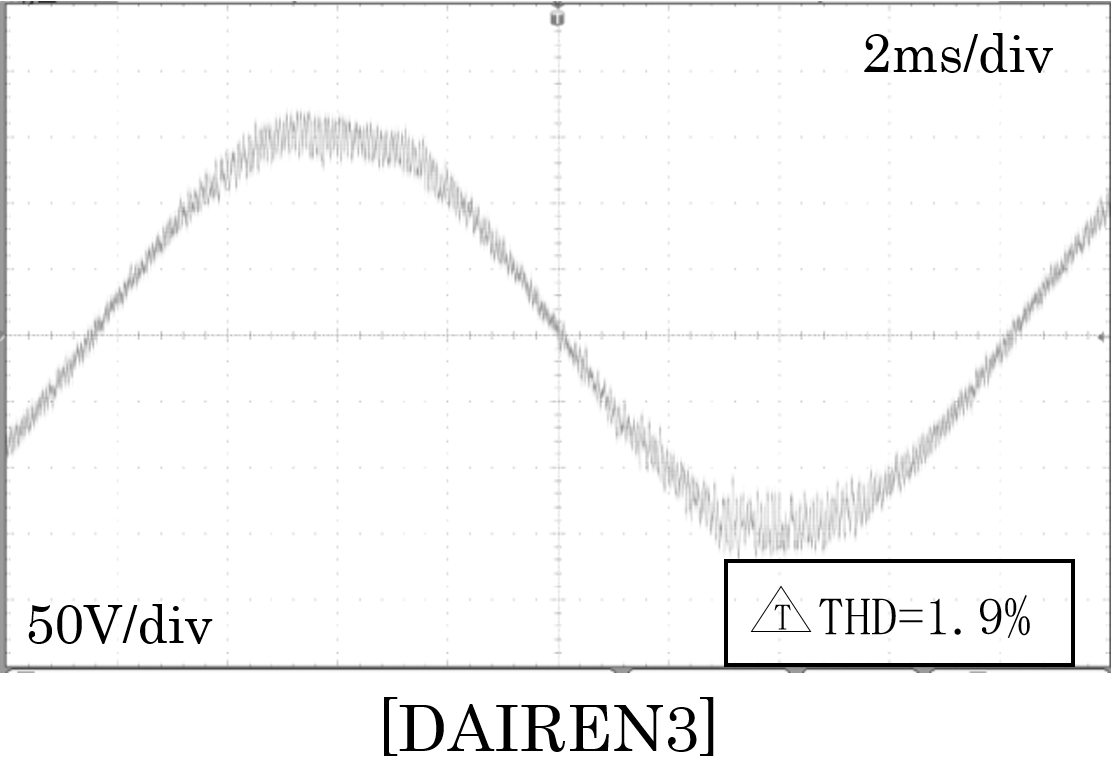
#> input picture gw_signal_recovery/input/0QD8imz4.png, 1113 x 761 px, found by its file name; its folder holds only this picture in this run
$ python gw_signal_rescovery.py   (older library calls are emulated)
#> lines starting #> are read from the running program, lines starting #| are printed output that depends on the picture; after the words box and inside, x2 and y2 are one past the last pixel; in counts of white or black regions, pixels touching at a corner belong together
from os.path import isfile, join
from os import listdir
import matplotlib.pyplot as plt
import numpy as np
from PIL import Image
from PIL import ImageFilter

import cv2   # if not found,try pip install opencv-python
import os

print("Change the current working directory to path:", os.path.dirname(__file__))
os.chdir(os.path.dirname(__file__))

onlyfiles = [f for f in listdir("./input") if isfile(join("./input", f))]

print(onlyfiles)
'''
3YljKfLQ.png
4B2Dcn2o.png
8dJosPug.png
8uS7qspI.png
buY6cs6U.png
Clqh9OD0.png
DH1QeME4.png
jyicdNJM.png
KsJUDLN0.png
m-GNRpbw.png
TO5-rs9o.png
u4J8dZ7o.png
VvCGeC4o.png
'''

# 將波形以外的背景填成白色


def floodfill_image(image, power):
    copyImage = image.copy()  # 複製原圖像
    h, w = image.shape[:2]  # 讀取圖像的寬和高
    mask = np.zeros([h+2, w+2], np.uint8)  # 新建圖像矩陣 +2是官方函數要求

    cv2.floodFill(copyImage, mask, (517, 260), (255, 255, 255), (power,
                                                                 power, power), (power, power, power), cv2.FLOODFILL_FIXED_RANGE)
    #cv.imshow("floodFill", copyImage)
    return copyImage

# 將canny最後結果填上白色


def result_image(image):
    copyImage = image.copy()
    rows, cols = copyImage.shape
    tmp_top = 0
    tmp_down = 0
    tmp_col = 0
    # 圖片大小
    # print(str(rows),",",str(cols))
    wait_draw = False
    for i in range(cols):
        top = 0
        down = rows
        for j in range(rows):
            k = copyImage[j, i]
            if(k > 100):
                if (j > top):
                    top = j
                if (j < down):
                    down = j
        if(down - top > rows/2):
            wait_draw = True
            #cv2.line(copyImage, (i, tmp_top),(i, tmp_down), (255, 255, 255), 1)
            #print("top =" + str(tmp_top) +",down ="+str(tmp_down))

        else:
            if(wait_draw):
                wait_draw = False
                '''
                cv2.line(copyImage, (tmp_col,tmp_down ),
                     (i, down), (255, 255, 255), 1)
                cv2.line(copyImage, (tmp_col,tmp_top ),
                     (i, top), (255, 255, 255), 1)
                '''
                cv2.line(copyImage, (tmp_col, int((tmp_down + tmp_top)/2)),
                         (i, int((top + down)/2)), (255, 255, 255), 1)

            cv2.line(copyImage, (i, top), (i, down), (255, 255, 255), 1)
            tmp_top = top
            tmp_down = down
            tmp_col = i

    return copyImage


def cv2_show_img(title, img, is_save):
    cv2.imshow(title, img)
    if(is_save):
        cv2.imwrite("output\\" + title, img)


index = 0
# === main ===
for file in onlyfiles:
    src = cv2.imread("input\\" + file)
#> src is the input picture: shape (761, 1113, 3); min 0, max 255, mean 246.6
    H, W, channels = src.shape
#> H = 761; W = 1113; channels = 3

    # 裁切區域的 x 與 y 座標（左上角）
    x = 10
    y = 90

    # （右下角）
    x1 = W-30
#> x1 = 1083
    y1 = 545
    crop_img = src[y:y1, x:x1]
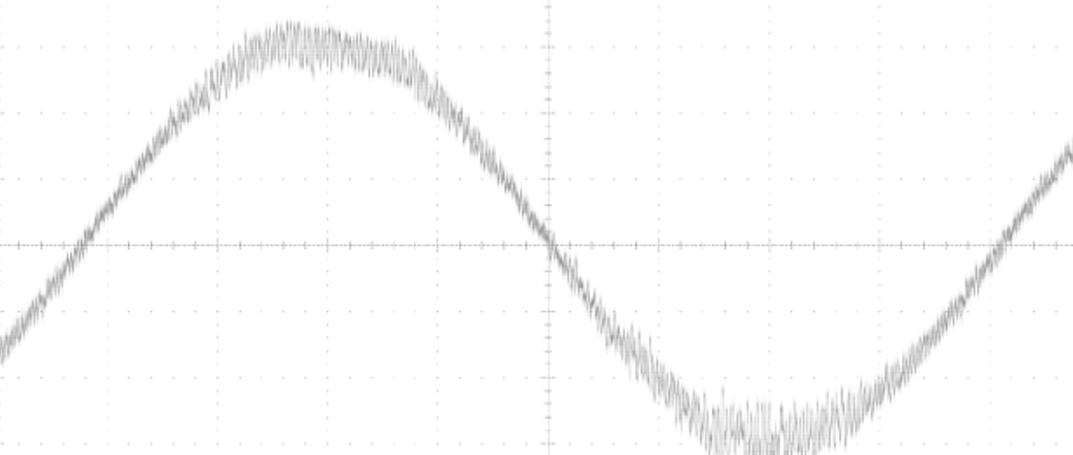
#> crop_img: shape (455, 1073, 3); min 145, max 255, mean 251.6
    cv2_show_img(str(index) + "_1_original_" + file, src, True)

    #cv2.imshow("crop_img", crop_img)

    # flood fill 邊緣偵測
    ff_img = floodfill_image(crop_img, 35)
#> in floodfill_image, `cv2.floodFill(copyImage, mask, (517, 260), (255, 255, 255), (power, po..`: copyImage: shape (455, 1073, 3); 8.67% of pixels changed, all inside (x1, y1, x2, y2) = (0, 0, 1073, 455)
    #cv2.imshow("floodfill", ff_img)

    # blur 模糊
    blur = cv2.blur(ff_img, (5, 5))  # 中型圖片
    #cv2.imshow("blur", blur)

    # kernel 銳化
    kernel = np.array([[0, -1, 0], [-1, 5, -1], [0, -1, 0]], np.float32)
    kernel_img = cv2.filter2D(blur, -1, kernel=kernel)
    #cv2.imshow("kernel", kernel_img)

    # canny 邊緣偵測
    canny = cv2.Canny(kernel_img, 100, 200)
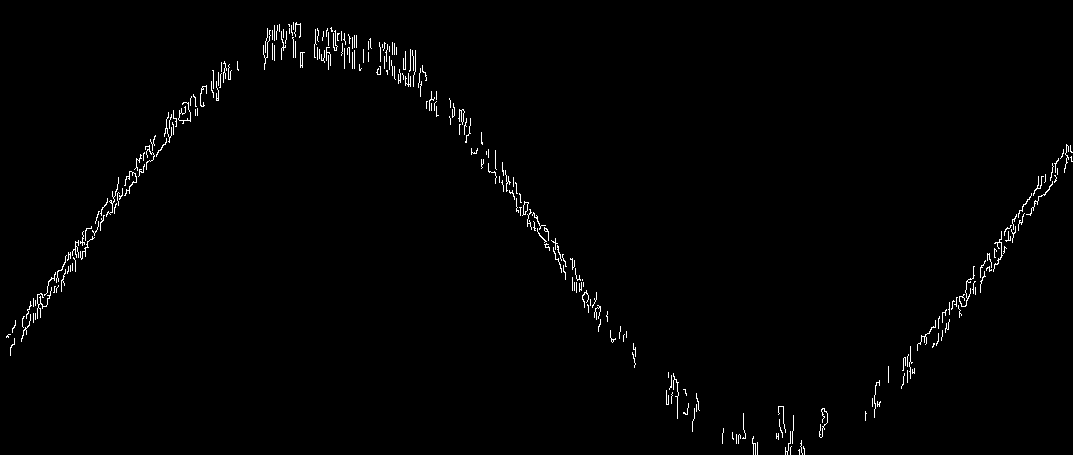
#> canny: shape (455, 1073); 1.1% white in thin lines or dots
    cv2_show_img(str(index) + "_2_canny_" + file, canny, True)

    # sobel 邊緣偵測(未使用)
    '''
    Gx = cv2.Sobel(blur,cv2cv.CV_16S,1,0)
    Gy = cv2.Sobel(blur,cv2.CV_16S,0,1)

    absX = cv2.convertScaleAbs(Gx)
    absY = cv2.convertScaleAbs(Gy)

    dst = cv2.addWeighted(absX,0.5,absY,0.5,0)

    cv2.imshow("absX", absX)
    cv2.imshow("absY", absY)
    cv2.imshow("sobel", dst)
    '''

    result_img = result_image(canny)
#> after the loop in result_image, `for i in range(cols):`:
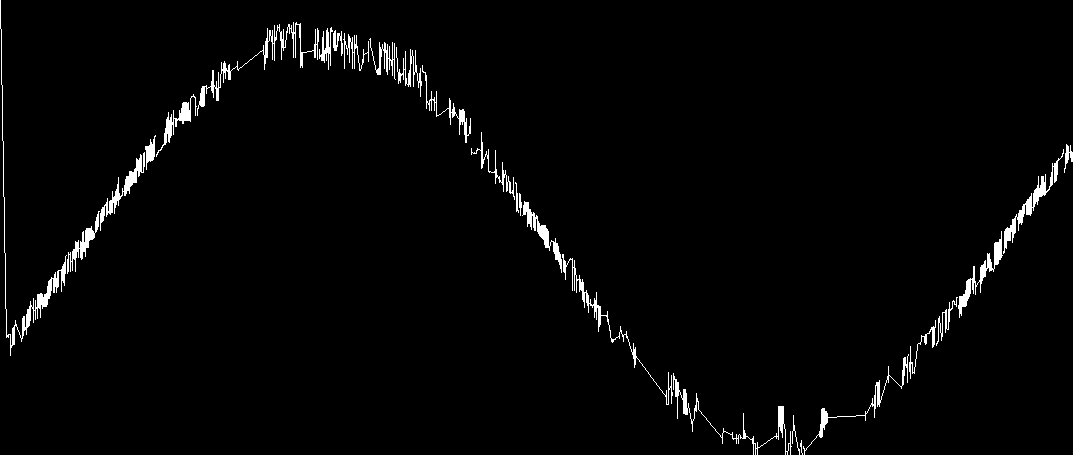
#> copyImage: shape (455, 1073); 2.2% white; 26 white regions (1 under 20 px), largest, box (x1, y1, x2, y2) and area: (0, 0, 67, 356) 1103, (197, 22, 319, 116) 1019, (1003, 149, 1064, 254) 790
    cv2_show_img(str(index) + "_3_result_" + file, result_img, True)

    # 按任一鍵繼續下一張
    cv2.waitKey(0)
    cv2.destroyAllWindows()
    index += 1

$ run again, on gw_signal_recovery/input/8uS7qspI.png
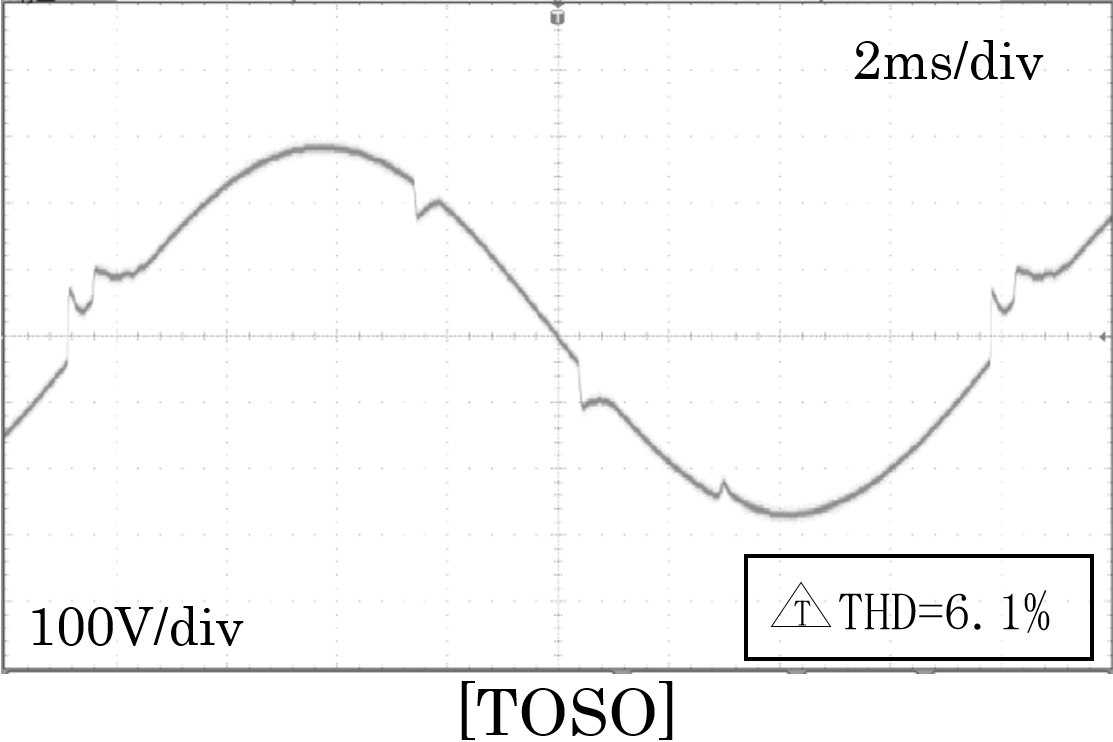
#> input picture gw_signal_recovery/input/8uS7qspI.png, 1113 x 742 px, found by its file name
#> src is the input picture: shape (742, 1113, 3); min 0, max 255, mean 247.6
#> `canny = cv2.Canny(kernel_img, 100, 200)`:
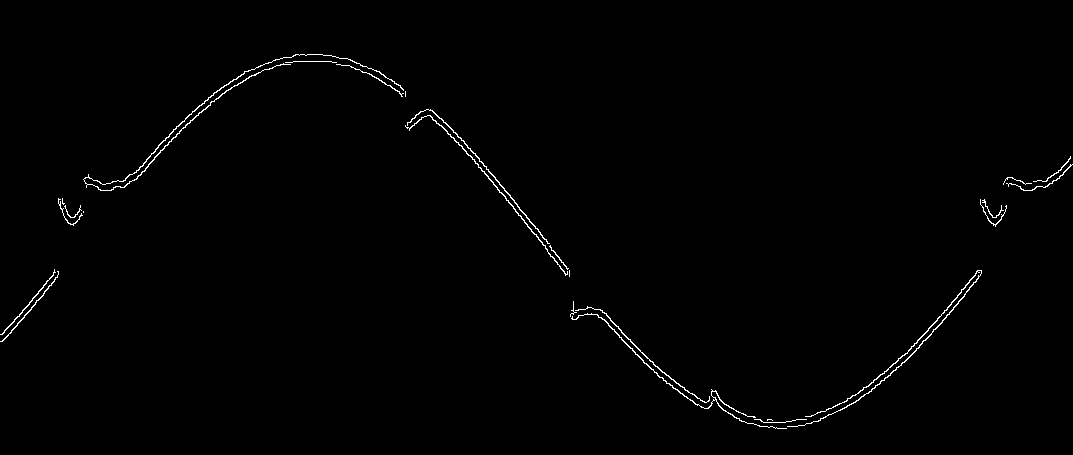
#> canny: shape (455, 1073); 0.76% white in thin lines or dots, all inside (x1, y1, x2, y2) = (0, 54, 1073, 429)
#> after the loop in result_image, `for i in range(cols):`:
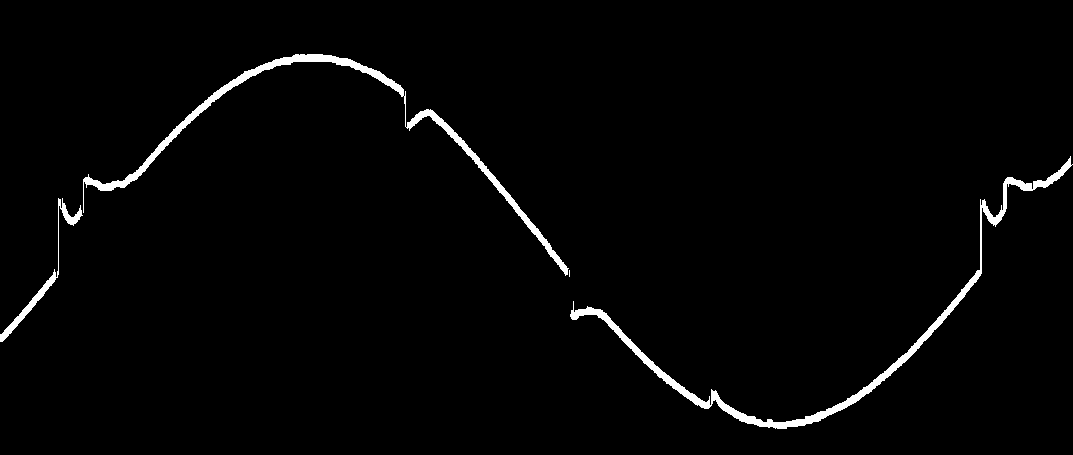
#> copyImage: shape (455, 1073); 2% white; 4 white regions (1 under 20 px), largest, box (x1, y1, x2, y2) and area: (570, 156, 1073, 429) 4515, (83, 54, 569, 276) 4186, (0, 198, 83, 342) 853
